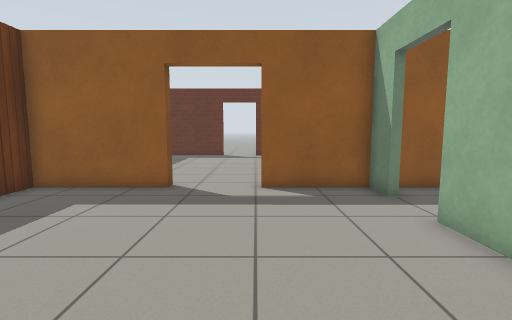
[1] (above)

17 first-person views from a walk through a world built for the Gazebo simulator. The camera is 0.94 m above the floor, tilts 6° down and sees 85° across. The floor is counted in squares, 0.5 m on a side. Each view is taken from the middle of a square. On the plan, view 1 faces up. The plan holds only what a view shows up to about 16 squares ahead; the rest is blank. Simple patterns stand in for the simulator's built-in surfaces.

[2]
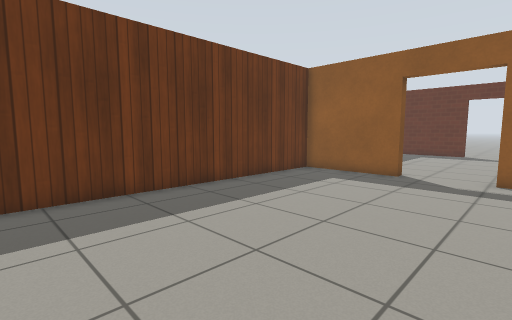

[3]
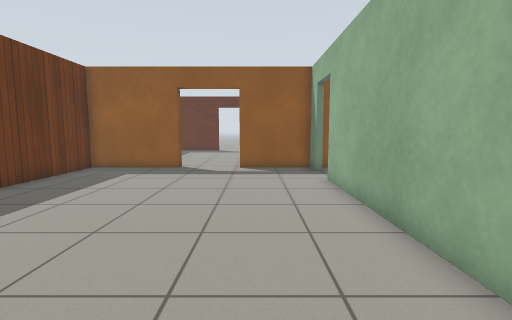

[4]
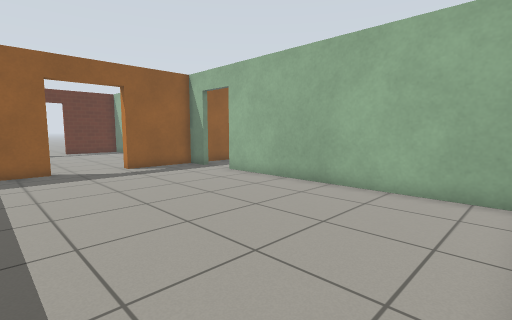

[5]
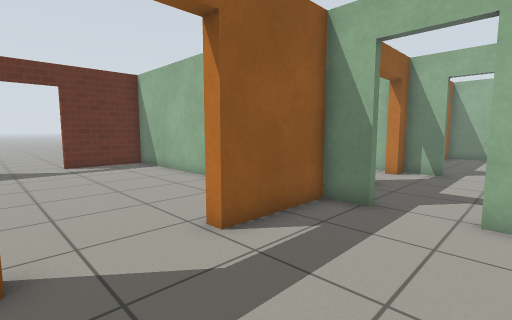

[6]
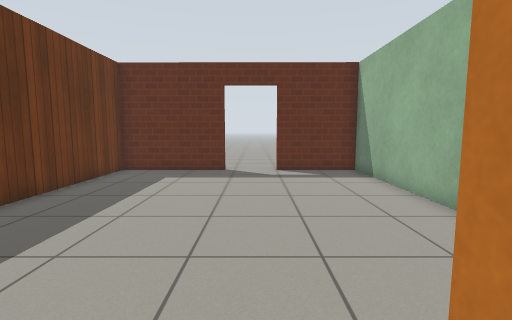

[7]
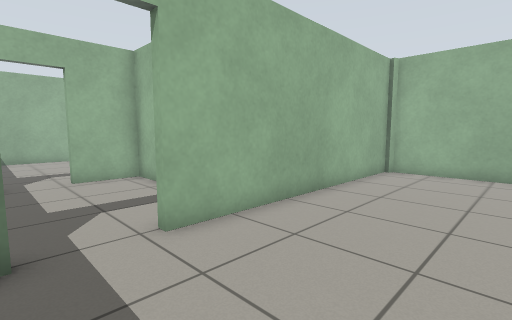

[8]
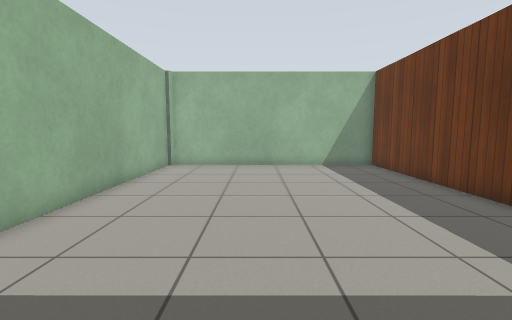

[9]
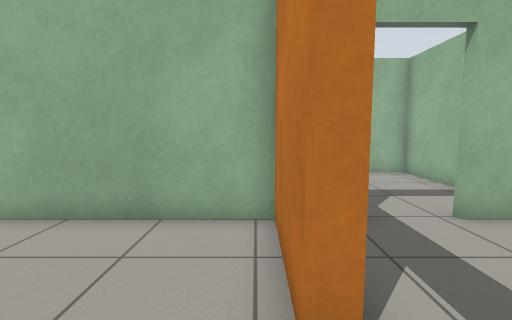

[10]
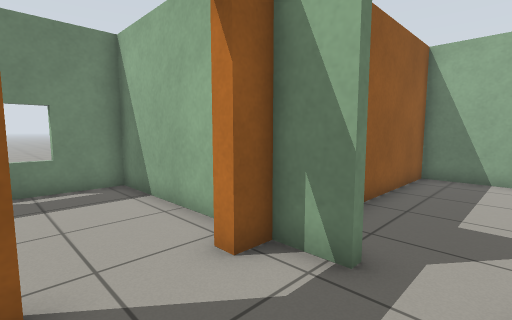

[11]
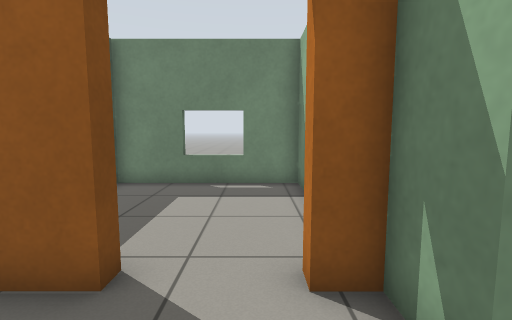

[12]
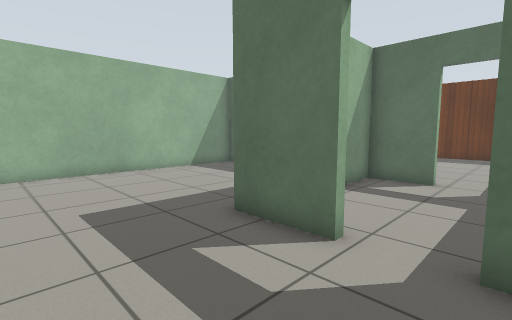

[13]
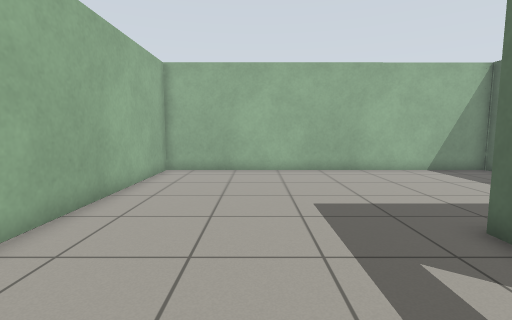

[14]
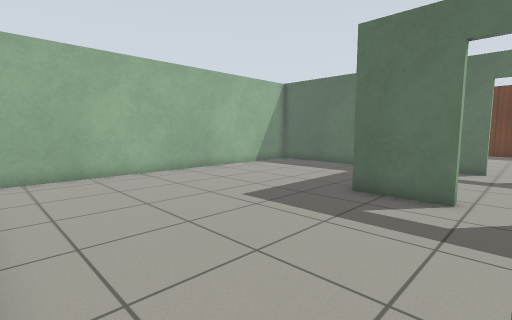

[15]
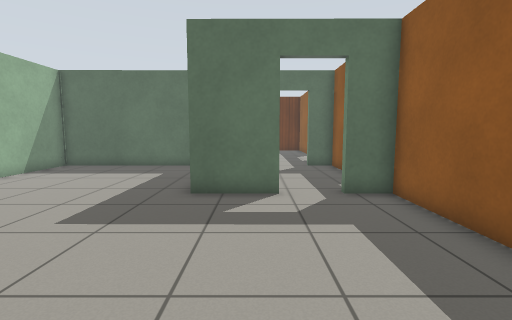

[16]
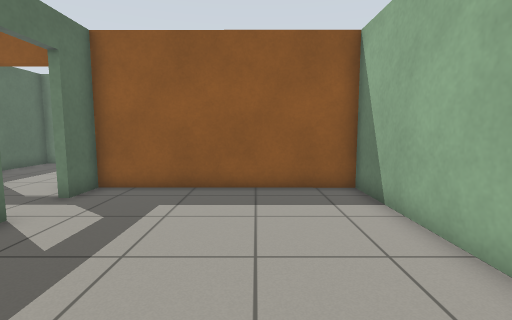

[17]
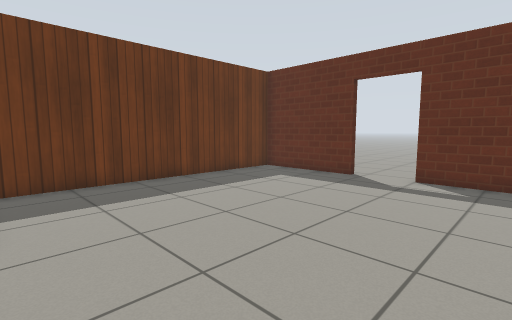

### Floor plan
Points are (right, up) in squares from view 1. A wall is a line through its corners. A room is listed if a view was taken in it or the views show most of it. See-through windows are left out.
Room 1 (views 1, 2, 3, 4, 5, 6, 7)
walls: (-2.9, 9.1) (-7.4, 9.1) (-7.4, -5.3) (3.5, -5.3) (3.6, -4.9); (3.8, 7.7) (3.7, 9.1) (0.2, 9.1); (3.8, -5.2) (3.8, 5.6)
ways out: open door at (-1.5, 9) to room 2; open door at (4, 6.5) to room 3
Room 2 (views 8, 9, 17)
walls: (-2.9, 9.7) (-2.9, 9.1); (0.2, 9.6) (3.7, 9.6) (3.7, 21.2) (0, 21.2); (-2.4, 21.2) (-7.4, 21.3) (-7.4, 10.4)
ways out: open door at (-1.5, 9) to room 1; open door at (-1, 21)
Room 3 (views 10, 11)
walls: (4.1, 5.6) (4.1, 3.3) (10.5, 3.3) (10.5, 5.6); (7.2, 9.1) (4, 9.1) (4.1, 7.7); (10.5, 7.5) (10.5, 9.1) (9.6, 9.1)
ways out: open door at (4, 6.5) to room 1; open door at (11, 6.5) to room 4; open door at (8.5, 9) to room 5
Room 4 (views 12, 13, 14, 15, 16)
walls: (10.8, 5.6) (10.8, 3); (4.1, 1.5) (4.1, -5.3) (19.3, -5.2) (19.3, 9.1) (10.8, 9.1) (10.8, 7.5)
ways out: open door at (11, 6.5) to room 3
Room 5 (no view inside)
walls: (10.5, 9.8) (10.5, 15.9) (4, 15.9) (4, 13)
ways out: open door at (8.5, 9) to room 3

Positions as (right, up) in squares from view 1, and headings:
1: (0, 0), facing up
2: (1, -3), facing up-left
3: (1, -5), facing up
4: (-5, -5), facing up-right
5: (-3, 5), facing up-right
6: (-1, 8), facing up
7: (-1, 8), facing down-right
8: (-1, 10), facing down
9: (-2, 10), facing right
10: (7, 6), facing up-right
11: (9, 6), facing up
12: (15, 8), facing down-left
13: (15, 8), facing down
14: (19, 7), facing down-left
15: (19, 5), facing left
16: (16, 0), facing up
17: (3, 10), facing up-left
